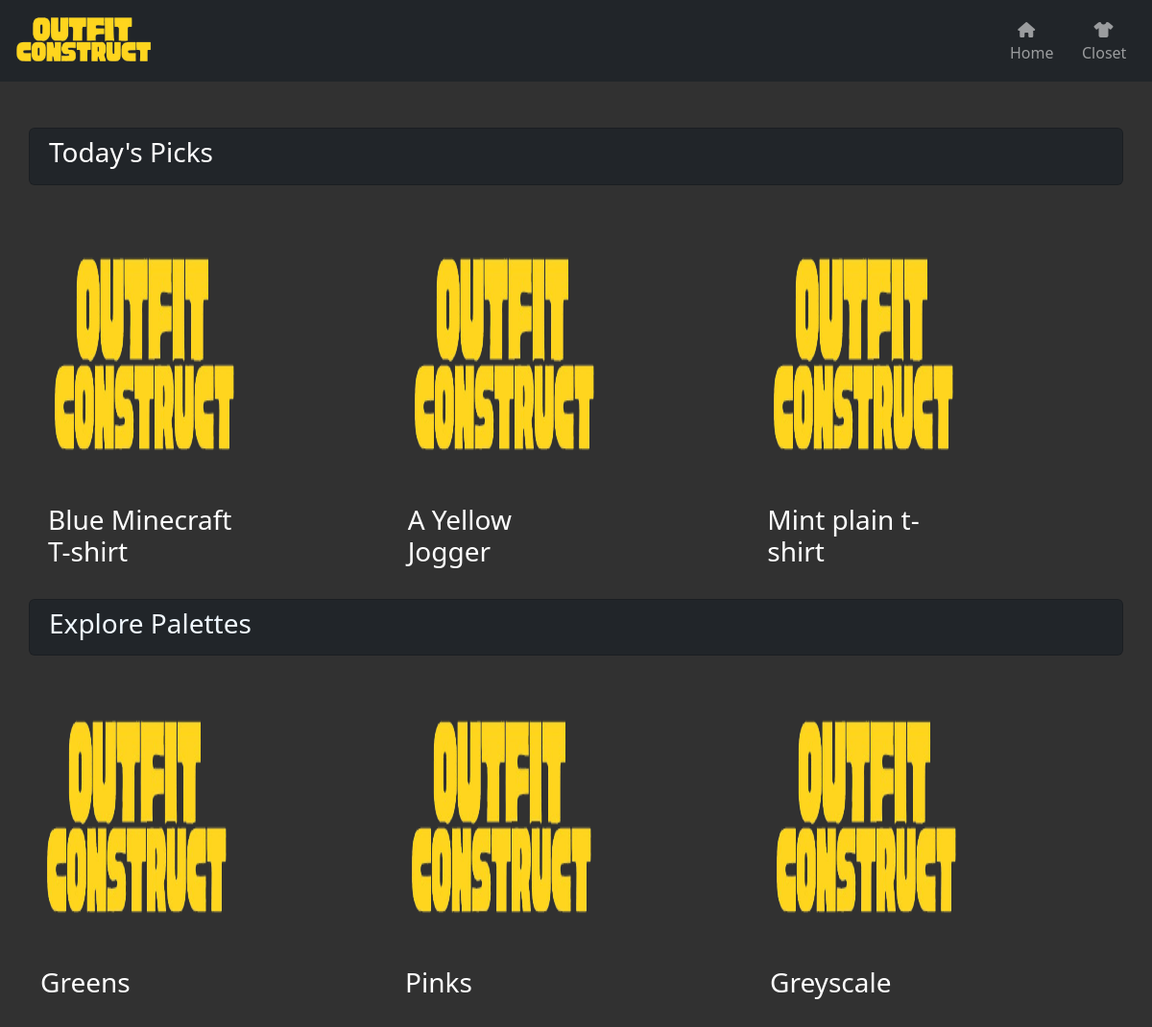
The page / on the database its author committed.
### Outfit_Construct/models.py (models this page shows)
class Clothes(models.Model):
    cloth_id = models.TextField(blank=True, primary_key=True, max_length=3)
    drawer_id = models.ForeignKey(Drawers, on_delete=models.CASCADE, db_column='drawer_id')
    layer_id = models.ForeignKey(Layers, on_delete=models.CASCADE, db_column='layer_id')
    colour = models.ForeignKey(Colours, on_delete=models.CASCADE, db_column='colour')
    hexcode = models.ForeignKey(Hexcodes, on_delete=models.CASCADE, db_column='hexcode')
    item_type = models.TextField(blank=True, max_length=6)
    cloth_description = models.TextField(blank=True, max_length=50)
    deleted_at = models.DateField
    class Meta:
        managed = True
        db_table = 'clothes'
        verbose_name_plural = "Clothes"

class Palette(models.Model):
    palette_id = models.IntegerField(blank=True, primary_key=True)
    palette_description = models.TextField(blank=True, max_length=50)
    class Meta:
        managed = True
        db_table = 'palette'
        verbose_name_plural = "Palette"

### Outfit_Construct/views.py (the view)
# urls.py: path("", views.home, name = "home"),
def home(request):
    template = loader.get_template('index.html')
    random_clothes = Clothes.objects.all().order_by('?')
    cloth1 = random_clothes[0]
    cloth2 = random_clothes[1]
    cloth3 = random_clothes[2]
    random_palette = Palette.objects.all().order_by('?')
    palette1 = random_palette[0]
    palette2 = random_palette[1]
    palette3 = random_palette[2]
    temp = "Temp Function"
    placeholder_link = "4"
    context = {
        'temp' : temp,
        'cloth1_link' : cloth1.cloth_id,
        'cloth1_name' : cloth1.cloth_description,
        'cloth2_link' : cloth2.cloth_id,
        'cloth2_name' : cloth2.cloth_description,
        'cloth3_link' : cloth3.cloth_id,
        'cloth3_name' : cloth3.cloth_description,
        'palette1_link' : palette1.palette_id,
        'palette1_name' : palette1.palette_description,
        'palette2_link' : palette2.palette_id,
        'palette2_name' : palette2.palette_description,
        'palette3_link' : palette3.palette_id,
        'palette3_name' : palette3.palette_description,
    }
    return HttpResponse(template.render(context, request))

### templates/index.html (shortened to what this page needs)
<!DOCTYPE html>
<html lang="en">
<head>
    {% load static %}
    <link href="https://cdn.jsdelivr.net/npm/bootstrap@5.2.0/dist/css/bootstrap.min.css" rel="stylesheet">
    <link rel="stylesheet" href="{% static 'styles.css' %}"/>
</head>
<body lang = en>
    <nav class="navbar navbar-expand-lg navbar-dark bg-dark">
        <div class="container">
            <a href="{% url 'home' %}" class="plainLink"><img src="{% static 'images/outfit_construct_logo_transparent.png' %}" width = "150px" height="69px" alt="Selected clothing"></a>
        </div>
        <div class="collapse navbar-collapse" id="navbarNav">
            <ul class="navbar-nav">
                <li class="nav-item">
                    <a class="nav-link" href="{% url 'home' %}">&nbsp;&nbsp;<i class="fa-solid fa-house"></i>Home</a>
                </li>
                <li class="nav-item">
                    <a class="nav-link" href="{% url 'createPage' %}">&nbsp;&nbsp;&nbsp;<i class="fa-solid fa-shirt"></i>Closet</a>
                </li>
            </ul>
        </div>
    </nav>
    <div class="container mb-3 homepage">
        <br>
        <br>
        <div class="row p-2 card bg-dark homepage">
            <h3>Today's Picks</h3>
        </div>
        <br>
        <div class="row p-2">
            <div class="col-lg-4 reccommended"> <a href = "{% url 'selected_clothing' %}?cloth_id={{cloth1_link}}" class = 'plainLink reccommended'>
                <img class="rounded-square" src="{% static 'images/outfit_construct_logo_transparent.png' %}" width="200" height="300" alt="Clothing picture">
                <h3 class = "clothTile">{{cloth1_name}}</h3>
                </a>
            </div>
            <div class="col-lg-4 reccommended"> <a href = "{% url 'selected_clothing' %}?cloth_id={{cloth2_link}}" class = 'plainLink reccommended'>
                <img class="rounded-square" src="{% static 'images/outfit_construct_logo_transparent.png' %}" width="200" height="300" alt="Clothing picture">
                <h3 class = "clothTile">{{cloth2_name}}</h3>
                </a>
            </div>
            <div class="col-lg-4 reccommended"> <a href = "{% url 'selected_clothing' %}?cloth_id={{cloth3_link}}" class = 'plainLink reccommended'>
                <img class="rounded-square" src="{% static 'images/outfit_construct_logo_transparent.png' %}" width="200" height="300" alt="Clothing picture">
                <h3 class = "clothTile">{{cloth3_name}}</h3>
                </a>
            </div>
        </div>
    </div>
    <div class="container  mb3 homepage">
        <div class="row p-2 card bg-dark homepage"> <a href = '{% url 'random_palette' %}' class = 'plainLink reccommended'>
            <h3 class = "plainLink">Explore Palettes</h3>
        </a>
        </div>
        <br>
        <div class="row">
            <div class="col-lg-4 reccommended"><a href = "{% url 'selected_palette' %}?palette_id={{palette1_link}}" class = 'plainLink reccommended'>
                <img class="rounded-square" src="{% static 'images/outfit_construct_logo_transparent.png' %}" width="200" height="300" alt="Template picture">
                <h3 class = "clothTile">{{palette1_name}}</h3>
            </div>
            <div class="col-lg-4 reccommended"> <a href = "{% url 'selected_palette' %}?palette_id={{palette2_link}}" class = 'plainLink reccommended'>
                <img class="rounded-square" src="{% static 'images/outfit_construct_logo_transparent.png' %}" width="200" height="300" alt="Template picture">
                <h3 class = "clothTile">{{palette2_name}}</h3>
                </a>
            </div>
            <div class="col-lg-4 reccommended"> <a href = "{% url 'selected_palette' %}?palette_id={{palette3_link}}" class = 'plainLink reccommended'>
                <img class="rounded-square" src="{% static 'images/outfit_construct_logo_transparent.png' %}" width="200" height="300" alt="Template picture">
                <h3 class = "clothTile">{{palette3_name}}</h3>
                </a>
            </div>
        </div>
    </div>
    <br>
    <br>
</body>
</html>

### static/styles.css (style rules this page uses)
body { background-color: #313131; }
a { text-decoration: none; !important; }
h3 { color: white; }
.homepage { background-repeat: no-repeat; }
.plainLink { text-decoration : none; !important; color: aliceblue; }
.clothTile { max-width: 200px; }

### rows shown on the page
Clothes: cloth_description "Blue Minecraft T-shirt"
Clothes: cloth_description "A Yellow Jogger"
Clothes: cloth_description "Mint plain t-shirt"
Palette: palette_description "Greens"
Palette: palette_description "Pinks"
Palette: palette_description "Greyscale"
